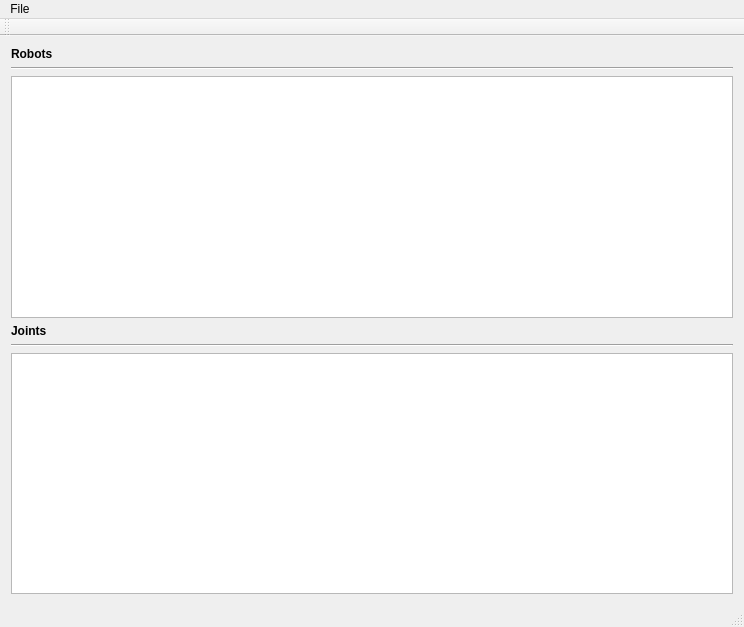
<?xml version="1.0" encoding="UTF-8"?>
<ui version="4.0">
 <class>MainWindow</class>
 <widget class="QMainWindow" name="MainWindow">
  <property name="geometry">
   <rect>
    <x>0</x>
    <y>0</y>
    <width>744</width>
    <height>627</height>
   </rect>
  </property>
  <property name="windowTitle">
   <string>GUI</string>
  </property>
  <widget class="QWidget" name="centralWidget">
   <layout class="QVBoxLayout" name="verticalLayout">
    <item>
     <widget class="QLabel" name="label">
      <property name="text">
       <string>&lt;html&gt;&lt;head/&gt;&lt;body&gt;&lt;p&gt;&lt;span style=&quot; font-weight:600;&quot;&gt;Robots&lt;/span&gt;&lt;/p&gt;&lt;/body&gt;&lt;/html&gt;</string>
      </property>
     </widget>
    </item>
    <item>
     <widget class="Line" name="line">
      <property name="orientation">
       <enum>Qt::Horizontal</enum>
      </property>
     </widget>
    </item>
    <item>
     <widget class="QTableWidget" name="tableWidget"/>
    </item>
    <item>
     <widget class="QLabel" name="label_2">
      <property name="text">
       <string>&lt;html&gt;&lt;head/&gt;&lt;body&gt;&lt;p&gt;&lt;span style=&quot; font-weight:600;&quot;&gt;Joints&lt;/span&gt;&lt;/p&gt;&lt;/body&gt;&lt;/html&gt;</string>
      </property>
     </widget>
    </item>
    <item>
     <widget class="Line" name="line_2">
      <property name="orientation">
       <enum>Qt::Horizontal</enum>
      </property>
     </widget>
    </item>
    <item>
     <widget class="QTableWidget" name="tableWidget_2"/>
    </item>
   </layout>
  </widget>
  <widget class="QMenuBar" name="menuBar">
   <property name="geometry">
    <rect>
     <x>0</x>
     <y>0</y>
     <width>744</width>
     <height>25</height>
    </rect>
   </property>
   <widget class="QMenu" name="menuController">
    <property name="title">
     <string>File</string>
    </property>
    <addaction name="actionPrint"/>
    <addaction name="separator"/>
    <addaction name="actionExit"/>
   </widget>
   <addaction name="menuController"/>
  </widget>
  <widget class="QToolBar" name="mainToolBar">
   <attribute name="toolBarArea">
    <enum>TopToolBarArea</enum>
   </attribute>
   <attribute name="toolBarBreak">
    <bool>false</bool>
   </attribute>
  </widget>
  <widget class="QStatusBar" name="statusBar"/>
  <action name="actionExit">
   <property name="text">
    <string>Exit</string>
   </property>
  </action>
  <action name="actionPrint">
   <property name="checkable">
    <bool>true</bool>
   </property>
   <property name="text">
    <string>Print</string>
   </property>
  </action>
 </widget>
 <layoutdefault spacing="6" margin="11"/>
 <resources/>
 <connections>
  <connection>
   <sender>actionExit</sender>
   <signal>triggered()</signal>
   <receiver>MainWindow</receiver>
   <slot>close()</slot>
   <hints>
    <hint type="sourcelabel">
     <x>-1</x>
     <y>-1</y>
    </hint>
    <hint type="destinationlabel">
     <x>306</x>
     <y>149</y>
    </hint>
   </hints>
  </connection>
 </connections>
</ui>
